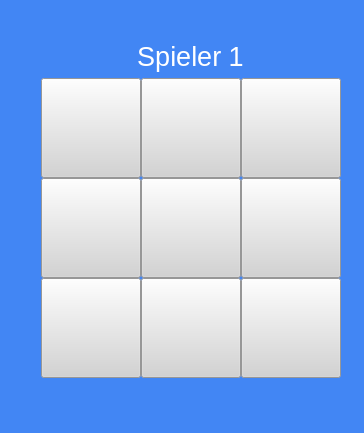
<?xml version="1.0" encoding="UTF-8"?>
<ui version="4.0">
 <class>MainWindow</class>
 <widget class="QMainWindow" name="MainWindow">
  <property name="geometry">
   <rect>
    <x>0</x>
    <y>0</y>
    <width>364</width>
    <height>433</height>
   </rect>
  </property>
  <property name="sizePolicy">
   <sizepolicy hsizetype="Fixed" vsizetype="Fixed">
    <horstretch>0</horstretch>
    <verstretch>0</verstretch>
   </sizepolicy>
  </property>
  <property name="maximumSize">
   <size>
    <width>364</width>
    <height>433</height>
   </size>
  </property>
  <property name="windowTitle">
   <string>MainWindow</string>
  </property>
  <property name="autoFillBackground">
   <bool>false</bool>
  </property>
  <property name="styleSheet">
   <string notr="true">background-color:#4286f4;</string>
  </property>
  <widget class="QWidget" name="centralWidget">
   <property name="sizePolicy">
    <sizepolicy hsizetype="Fixed" vsizetype="Fixed">
     <horstretch>0</horstretch>
     <verstretch>0</verstretch>
    </sizepolicy>
   </property>
   <property name="minimumSize">
    <size>
     <width>364</width>
     <height>433</height>
    </size>
   </property>
   <property name="maximumSize">
    <size>
     <width>364</width>
     <height>433</height>
    </size>
   </property>
   <widget class="QWidget" name="layoutWidget">
    <property name="geometry">
     <rect>
      <x>30</x>
      <y>30</y>
      <width>311</width>
      <height>351</height>
     </rect>
    </property>
    <layout class="QVBoxLayout" name="verticalLayout_3" stretch="0,0">
     <property name="sizeConstraint">
      <enum>QLayout::SetFixedSize</enum>
     </property>
     <property name="bottomMargin">
      <number>5</number>
     </property>
     <item alignment="Qt::AlignHCenter">
      <widget class="QLabel" name="playerView">
       <property name="sizePolicy">
        <sizepolicy hsizetype="Fixed" vsizetype="Fixed">
         <horstretch>0</horstretch>
         <verstretch>0</verstretch>
        </sizepolicy>
       </property>
       <property name="font">
        <font>
         <family>Arial</family>
         <pointsize>20</pointsize>
        </font>
       </property>
       <property name="styleSheet">
        <string notr="true">color:white;</string>
       </property>
       <property name="text">
        <string>&lt;html&gt;&lt;head/&gt;&lt;body&gt;&lt;p align=&quot;center&quot;&gt;Spieler 1&lt;/p&gt;&lt;/body&gt;&lt;/html&gt;</string>
       </property>
      </widget>
     </item>
     <item>
      <layout class="QGridLayout" name="gridLayout">
       <property name="spacing">
        <number>0</number>
       </property>
       <item row="1" column="0">
        <widget class="QPushButton" name="field4">
         <property name="sizePolicy">
          <sizepolicy hsizetype="Ignored" vsizetype="Ignored">
           <horstretch>100</horstretch>
           <verstretch>100</verstretch>
          </sizepolicy>
         </property>
         <property name="minimumSize">
          <size>
           <width>100</width>
           <height>100</height>
          </size>
         </property>
         <property name="maximumSize">
          <size>
           <width>100</width>
           <height>100</height>
          </size>
         </property>
         <property name="font">
          <font>
           <family>Arial</family>
           <pointsize>48</pointsize>
          </font>
         </property>
         <property name="styleSheet">
          <string notr="true">background-color:lightgrey;</string>
         </property>
         <property name="text">
          <string/>
         </property>
        </widget>
       </item>
       <item row="2" column="0">
        <widget class="QPushButton" name="field7">
         <property name="sizePolicy">
          <sizepolicy hsizetype="Ignored" vsizetype="Ignored">
           <horstretch>100</horstretch>
           <verstretch>100</verstretch>
          </sizepolicy>
         </property>
         <property name="minimumSize">
          <size>
           <width>100</width>
           <height>100</height>
          </size>
         </property>
         <property name="maximumSize">
          <size>
           <width>100</width>
           <height>100</height>
          </size>
         </property>
         <property name="font">
          <font>
           <family>Arial</family>
           <pointsize>48</pointsize>
          </font>
         </property>
         <property name="styleSheet">
          <string notr="true">background-color:lightgrey;</string>
         </property>
         <property name="text">
          <string/>
         </property>
        </widget>
       </item>
       <item row="0" column="3">
        <widget class="QPushButton" name="field3">
         <property name="sizePolicy">
          <sizepolicy hsizetype="Ignored" vsizetype="Ignored">
           <horstretch>100</horstretch>
           <verstretch>100</verstretch>
          </sizepolicy>
         </property>
         <property name="minimumSize">
          <size>
           <width>100</width>
           <height>100</height>
          </size>
         </property>
         <property name="maximumSize">
          <size>
           <width>100</width>
           <height>100</height>
          </size>
         </property>
         <property name="font">
          <font>
           <family>Arial</family>
           <pointsize>48</pointsize>
          </font>
         </property>
         <property name="styleSheet">
          <string notr="true">background-color:lightgrey;</string>
         </property>
         <property name="text">
          <string/>
         </property>
        </widget>
       </item>
       <item row="2" column="3">
        <widget class="QPushButton" name="field9">
         <property name="sizePolicy">
          <sizepolicy hsizetype="Ignored" vsizetype="Ignored">
           <horstretch>100</horstretch>
           <verstretch>100</verstretch>
          </sizepolicy>
         </property>
         <property name="minimumSize">
          <size>
           <width>100</width>
           <height>100</height>
          </size>
         </property>
         <property name="maximumSize">
          <size>
           <width>100</width>
           <height>100</height>
          </size>
         </property>
         <property name="font">
          <font>
           <family>Arial</family>
           <pointsize>48</pointsize>
          </font>
         </property>
         <property name="styleSheet">
          <string notr="true">background-color:lightgrey;</string>
         </property>
         <property name="text">
          <string/>
         </property>
        </widget>
       </item>
       <item row="0" column="0">
        <widget class="QPushButton" name="field1">
         <property name="sizePolicy">
          <sizepolicy hsizetype="Ignored" vsizetype="Ignored">
           <horstretch>100</horstretch>
           <verstretch>100</verstretch>
          </sizepolicy>
         </property>
         <property name="minimumSize">
          <size>
           <width>100</width>
           <height>100</height>
          </size>
         </property>
         <property name="maximumSize">
          <size>
           <width>100</width>
           <height>100</height>
          </size>
         </property>
         <property name="font">
          <font>
           <family>Arial</family>
           <pointsize>48</pointsize>
          </font>
         </property>
         <property name="styleSheet">
          <string notr="true">background-color:lightgrey;</string>
         </property>
         <property name="text">
          <string/>
         </property>
        </widget>
       </item>
       <item row="1" column="3">
        <widget class="QPushButton" name="field6">
         <property name="sizePolicy">
          <sizepolicy hsizetype="Ignored" vsizetype="Ignored">
           <horstretch>100</horstretch>
           <verstretch>100</verstretch>
          </sizepolicy>
         </property>
         <property name="minimumSize">
          <size>
           <width>100</width>
           <height>100</height>
          </size>
         </property>
         <property name="maximumSize">
          <size>
           <width>100</width>
           <height>100</height>
          </size>
         </property>
         <property name="font">
          <font>
           <family>Arial</family>
           <pointsize>48</pointsize>
          </font>
         </property>
         <property name="styleSheet">
          <string notr="true">background-color:lightgrey;</string>
         </property>
         <property name="text">
          <string/>
         </property>
        </widget>
       </item>
       <item row="2" column="1">
        <widget class="QPushButton" name="field8">
         <property name="sizePolicy">
          <sizepolicy hsizetype="Ignored" vsizetype="Ignored">
           <horstretch>100</horstretch>
           <verstretch>100</verstretch>
          </sizepolicy>
         </property>
         <property name="minimumSize">
          <size>
           <width>100</width>
           <height>100</height>
          </size>
         </property>
         <property name="maximumSize">
          <size>
           <width>100</width>
           <height>100</height>
          </size>
         </property>
         <property name="font">
          <font>
           <family>Arial</family>
           <pointsize>48</pointsize>
          </font>
         </property>
         <property name="styleSheet">
          <string notr="true">background-color:lightgrey;</string>
         </property>
         <property name="text">
          <string/>
         </property>
        </widget>
       </item>
       <item row="0" column="1">
        <widget class="QPushButton" name="field2">
         <property name="sizePolicy">
          <sizepolicy hsizetype="Ignored" vsizetype="Ignored">
           <horstretch>100</horstretch>
           <verstretch>100</verstretch>
          </sizepolicy>
         </property>
         <property name="minimumSize">
          <size>
           <width>100</width>
           <height>100</height>
          </size>
         </property>
         <property name="maximumSize">
          <size>
           <width>100</width>
           <height>100</height>
          </size>
         </property>
         <property name="font">
          <font>
           <family>Arial</family>
           <pointsize>48</pointsize>
          </font>
         </property>
         <property name="styleSheet">
          <string notr="true">background-color:lightgrey;</string>
         </property>
         <property name="text">
          <string/>
         </property>
        </widget>
       </item>
       <item row="1" column="1">
        <widget class="QPushButton" name="field5">
         <property name="sizePolicy">
          <sizepolicy hsizetype="Ignored" vsizetype="Ignored">
           <horstretch>100</horstretch>
           <verstretch>100</verstretch>
          </sizepolicy>
         </property>
         <property name="minimumSize">
          <size>
           <width>100</width>
           <height>100</height>
          </size>
         </property>
         <property name="maximumSize">
          <size>
           <width>100</width>
           <height>100</height>
          </size>
         </property>
         <property name="font">
          <font>
           <family>Arial</family>
           <pointsize>48</pointsize>
          </font>
         </property>
         <property name="styleSheet">
          <string notr="true">background-color:lightgrey;</string>
         </property>
         <property name="text">
          <string/>
         </property>
        </widget>
       </item>
      </layout>
     </item>
    </layout>
   </widget>
  </widget>
 </widget>
 <layoutdefault spacing="6" margin="11"/>
 <tabstops>
  <tabstop>field1</tabstop>
  <tabstop>field2</tabstop>
  <tabstop>field3</tabstop>
  <tabstop>field4</tabstop>
  <tabstop>field5</tabstop>
  <tabstop>field6</tabstop>
  <tabstop>field7</tabstop>
  <tabstop>field8</tabstop>
  <tabstop>field9</tabstop>
 </tabstops>
 <resources/>
 <connections/>
</ui>
